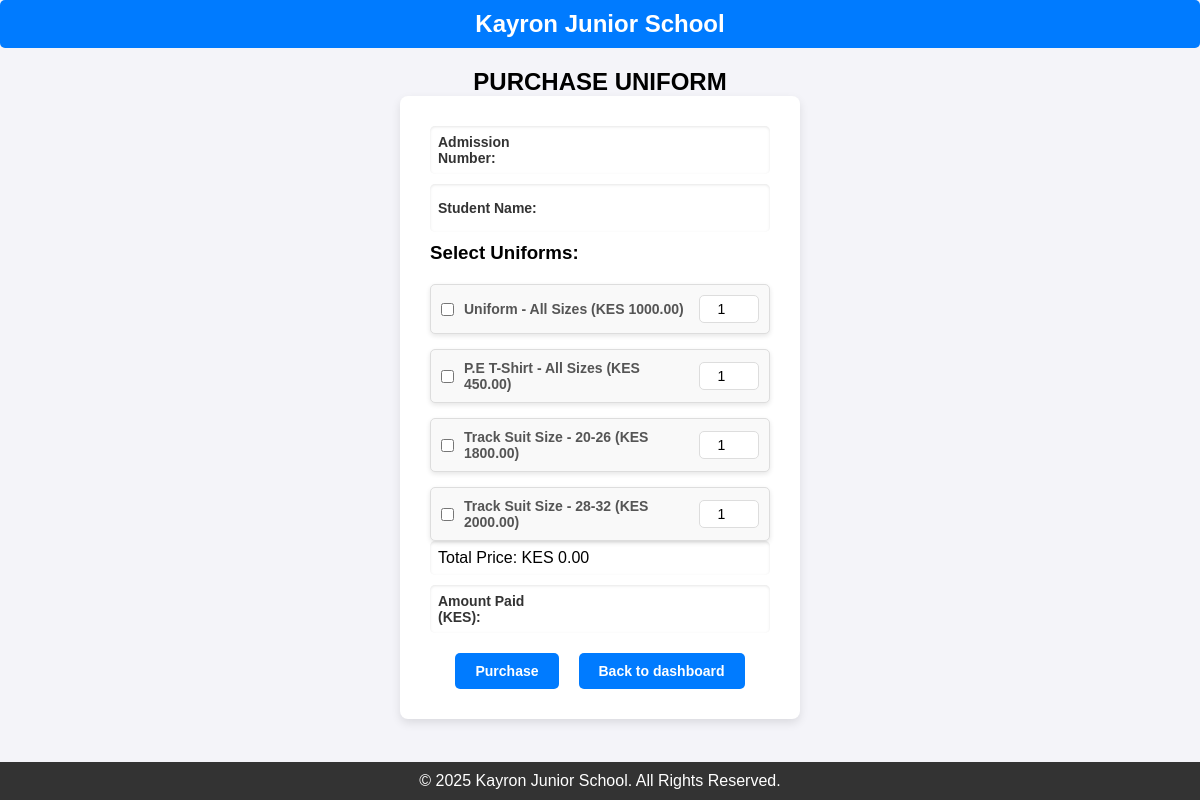
Screenshot of /php/process-uniform.php with the database file from the repository.
### tables this page shows
CREATE TABLE uniform_prices (
    id INT AUTO_INCREMENT PRIMARY KEY,
    uniform_type ENUM('Uniform', 'P.E T-Shirt', 'Track Suit Size', 'Track Suit Size') NOT NULL,
    size VARCHAR(10) NOT NULL,
    price DECIMAL(10,2) NOT NULL
);

### php/process-uniform.php (the view, shortened to what this page needs)
<?php
include 'db.php';
?>
<!DOCTYPE html>
<html lang="en">
<head>
    <link rel="stylesheet" href="../style/style.css">
</head>
<body>
    <div class="heading-all">
        <h2 class="title">Kayron Junior School</h2>
    </div>
    <div class="add-heading">
        <h2>Purchase Uniform</h2>
    </div>
    <div class="lunch-form">
        <form action="process-uniform.php" method="POST">
            <div class="form-group">
                <label for="admission_no">Admission Number:</label>
                <input type="text" id="admission_no" name="admission_no" required oninput="fetchStudentName()">
            </div>
            <div class="form-group">
                <label for="name">Student Name:</label>
                <input type="text" id="name" name="name" required >
            </div>
            <h3>Select Uniforms:</h3>
            <div id="uniforms-list">
            <?php
            $stmt = $conn->prepare("SELECT id, uniform_type, size, price FROM uniform_prices");
            $stmt->execute();
            $result = $stmt->get_result();
            while ($uniform = $result->fetch_assoc()):
            ?>
            <div class="uniform-item">
                <label class="uniform-label">
                    <input type="checkbox" name="uniforms[<?= $uniform['id']; ?>]" value="1">
                    <span class="uniform-info"><?= $uniform['uniform_type'] . " - " . $uniform['size'] . " (KES " . $uniform['price'] . ")"; ?></span>
                </label>
                <input type="number" class="quantity" name="uniforms[<?= $uniform['id']; ?>]" data-price="<?= $uniform['price']; ?>" min="1" value="1" onchange="updateTotalPrice()">
            </div>
            <?php endwhile; ?>
            </div>
            <div class="form-group">
                <p id="total_price">Total Price: KES 0.00</p>
            </div>
            <div class="form-group">
                <label for="amount_paid">Amount Paid (KES):</label>
                <input type="number" name="amount_paid" min="0" required>
            </div>
            <div class="button-container">
                <button type="submit" class="add-student-btn">Purchase</button>
                <button type="button" class="add-student-btn"><a href="./dashboard.php">Back to dashboard</a></button>
            </div>
        </form>
    </div>
    <footer class="footer">
        <p>&copy; <?php echo date("Y")?> Kayron Junior School. All Rights Reserved.</p>
    </footer>
</body>
</html>

### style/style.css (style rules this page uses)
* { margin: 0; padding: 0; box-sizing: border-box; font-family: Arial, sans-serif; }
body { font-family: Arial, sans-serif; background-color: #f4f4f9; margin: 0; padding: 0; }
.heading-all { text-align: center; background: #007bff; color: #fff; padding: 10px; margin-bottom: 20px; border-radius: 5px; }
.form-group { flex: 1 1 calc(50% - 10px); display: flex; align-items: center; background: #fff; padding: 8px; border-radius: 5px; box-shadow: inset 0px 1px 3px rgba(0, 0, 0, 0.1); }
.form-group label { display: flex; align-items: center; font-size: 14px; font-weight: bold; color: #333; margin-right: 10px; }
.form-group input, select { flex: 1; padding: 8px; border: none; outline: none; font-size: 14px; font-weight: bold; background: transparent; }
.button-container { display: flex; justify-content: center; gap: 20px; margin-top: 20px; }
.add-student-btn { padding: 10px 20px; font-size: 14px; font-weight: bold; color: white; background: #007bff; border: none; border-radius: 5px; cursor: pointer; transition: 0.3s; display: inline-block; text-align: center; }
.add-student-btn a { text-decoration: none; color: white; }
.add-heading { text-align: center; text-transform: uppercase; font-weight: bold; }
.lunch-form { max-width: 400px; margin: 0 auto; background-color: #fff; padding: 30px; border-radius: 8px; box-shadow: 0 4px 10px rgba(0, 0, 0, 0.1); }
.lunch-form .form-group { flex: 1 1 calc(50% - 10px); display: flex; align-items: center; background: #fff; padding: 8px; border-radius: 5px; box-shadow: inset 0px 1px 3px rgba(0, 0, 0, 0.1); margin-bottom: 10px; }
.footer { margin-top: 10px; text-align: center; padding: 10px; background: #333; color: white; position: fixed; bottom: 0px; width: 100%; }
#uniforms-list { margin-top: 20px; display: flex; flex-direction: column; gap: 15px; }
.uniform-item { display: flex; align-items: center; justify-content: space-between; background-color: #f9f9f9; padding: 10px; border-radius: 5px; border: 1px solid #ddd; box-shadow: 0 2px 5px rgba(0, 0, 0, 0.1); transition: transform 0.2s ease; }
.uniform-label { display: flex; align-items: center; font-size: 14px; color: #333; flex-grow: 1; margin-right: 10px; }
.uniform-label input[type="checkbox"] { margin-right: 10px; }
.uniform-info { font-weight: bold; color: #555; }
.quantity { width: 60px; padding: 5px; font-size: 14px; border: 1px solid #ddd; border-radius: 5px; text-align: center; }

### rows the page displays
uniform_prices: uniform_type "Uniform", size "All Sizes", price "1000.00", id "1"
uniform_prices: uniform_type "P.E T-Shirt", size "All Sizes", price "450.00"
uniform_prices: uniform_type "Track Suit Size", size "20-26", price "1800.00"
uniform_prices: uniform_type "Track Suit Size", size "28-32", price "2000.00"
